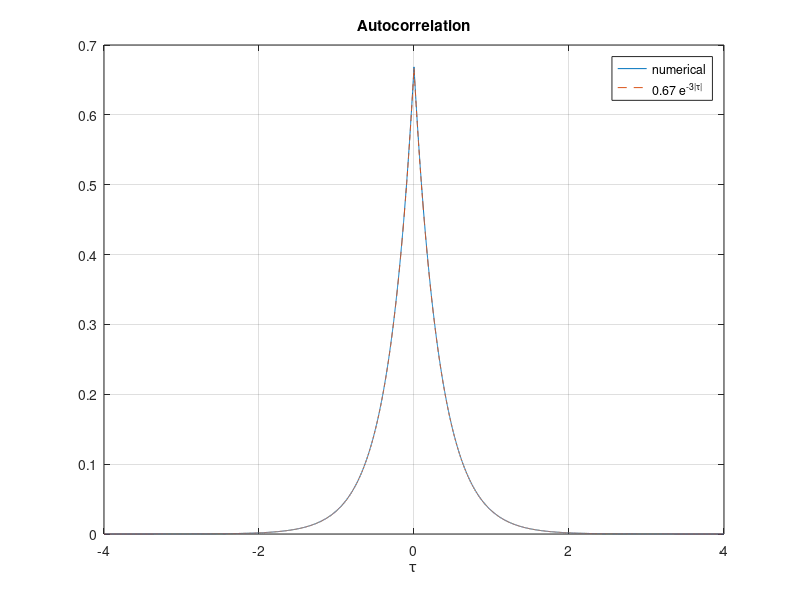

The MATLAB script that drew this image:
% Signals and Systems — Step Response and Correlation
%title: Step Response and Correlation
%ar-title: استجابة الخطوة والارتباط
%lesson: ss-ch2-5
%course: signals-systems

%% Step response = running integral of h
%ar: s(t) = ∫ h(τ) dτ من −∞ إلى t. عدديًا: cumsum(h)*dt. لـ h = e^{−2t}u(t): s = (1 − e^{−2t})/2.
dt = 1e-3; t = 0:dt:4; h = exp(-2*t);
s = cumsum(h)*dt; sf = (1 - exp(-2*t))/2;
fprintf('max error = %.4f\n', max(abs(s - sf)))

%% Autocorrelation of 2e^{-3t}u(t)
%ar: R(τ) = ∫ x(t) x(t + τ) dt = التفاف x مع x معكوسة. Signal Toolbox فيه xcorr، لكن conv مع fliplr تكفي وتعمل في كل نسخ MATLAB.
dt = 1e-3; t = 0:dt:4; x = 2*exp(-3*t);
R = conv(x, fliplr(x))*dt; tau = (-(numel(t)-1):(numel(t)-1))*dt;
Rf = (4/6)*exp(-3*abs(tau));
fprintf('R(0) = %.4f (energy = %.4f), max error = %.4f\n', R(tau == 0), 4/6, max(abs(R - Rf)))
plot(tau, R, tau, Rf, '--'); grid on; xlabel('\tau'); legend('numerical', '0.67 e^{-3|\tau|}'); title('Autocorrelation')

%% Cross-correlation finds a delay
%ar: y هي x مزاحة 1.5. قمة الارتباط المتبادل تقع عند التأخير. هذا مبدأ الرادار وقياس المسافة بالصدى.
t = -1:dt:5;
xp = double(t >= 0 & t < 1); yp = double(t >= 1.5 & t < 2.5);
Rxy = conv(yp, fliplr(xp))*dt; lag = (-(numel(t)-1):(numel(t)-1))*dt;
[pk, k] = max(Rxy);
fprintf('peak %.3f at lag %.3f s\n', pk, lag(k))

%%! Project idea: a sonar distance meter
%ar: مشروع: أرسل نبضة، واستقبل صداها مع ضوضاء، واحسب التأخير من قمة الارتباط، ثم المسافة = سرعة الصوت × التأخير / 2.
rng(5); fs = 10e3; tt = 0:1/fs:0.1; pulse = sin(2*pi*2e3*tt(1:50));
delay = 0.0234; rx = zeros(size(tt)); i0 = round(delay*fs);
rx(i0+1:i0+50) = 0.4*pulse; rx = rx + 0.1*randn(size(tt));
c = conv(rx, fliplr(pulse)); [~, k] = max(c); d_est = (k - 50)/fs;
fprintf('estimated delay %.4f s -> distance %.2f m (true %.2f m)\n', d_est, 343*d_est/2, 343*delay/2)
